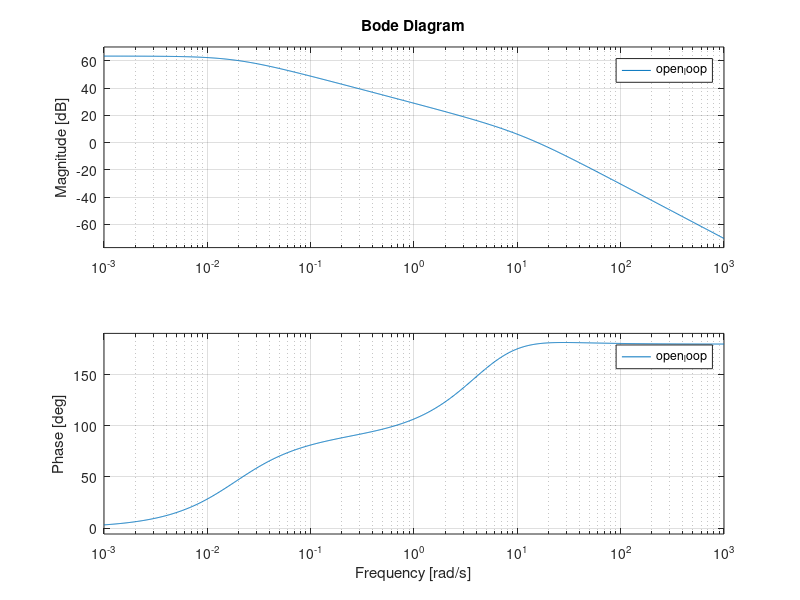

The MATLAB script that drew this image:
K=5;
num = [60*K 300*K];
den = [1 6.2 -53.8 1];

open_loop = tf(num, den);
closed_loop = feedback(open_loop, 1, -1);

% Plot the Bode plot
figure;
bode(open_loop);
grid on;

% Calculate the phase margin and gain margin
[Gm, Pm, Wcg, Wcp] = margin(open_loop);

% Display the phase margin and gain margin
fprintf('Phase Margin: %.2f degrees\n', Pm);
fprintf('Gain Margin: %.2f dB\n', 20*log10(Gm));
